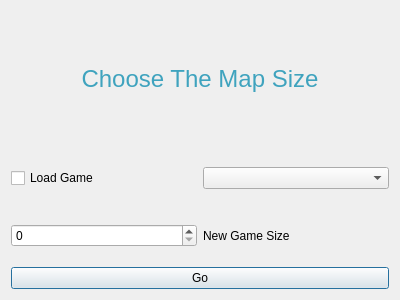
<?xml version="1.0" encoding="UTF-8"?>
<ui version="4.0">
 <class>Size</class>
 <widget class="QDialog" name="Size">
  <property name="geometry">
   <rect>
    <x>0</x>
    <y>0</y>
    <width>400</width>
    <height>300</height>
   </rect>
  </property>
  <property name="windowTitle">
   <string>Dialog</string>
  </property>
  <layout class="QVBoxLayout" name="verticalLayout_5">
   <item>
    <widget class="QLabel" name="label">
     <property name="text">
      <string>&lt;html&gt;&lt;head/&gt;&lt;body&gt;&lt;p align=&quot;center&quot;&gt;&lt;span style=&quot; font-size:18pt; color:#3fa3be;&quot;&gt;Choose The Map Size&lt;/span&gt;&lt;/p&gt;&lt;/body&gt;&lt;/html&gt;</string>
     </property>
    </widget>
   </item>
   <item>
    <layout class="QVBoxLayout" name="verticalLayout_4">
     <item>
      <layout class="QVBoxLayout" name="verticalLayout_3">
       <item>
        <layout class="QHBoxLayout" name="horizontalLayout"/>
       </item>
       <item>
        <layout class="QHBoxLayout" name="horizontalLayout_2">
         <item>
          <widget class="QCheckBox" name="checkBox">
           <property name="text">
            <string>Load Game</string>
           </property>
          </widget>
         </item>
         <item>
          <widget class="QComboBox" name="comboBox"/>
         </item>
        </layout>
       </item>
      </layout>
     </item>
     <item>
      <layout class="QHBoxLayout" name="horizontalLayout_3">
       <item>
        <widget class="QSpinBox" name="spinBox"/>
       </item>
       <item>
        <widget class="QLabel" name="label_7">
         <property name="text">
          <string>New Game Size</string>
         </property>
        </widget>
       </item>
      </layout>
     </item>
     <item>
      <widget class="QPushButton" name="pushButton">
       <property name="text">
        <string>Go</string>
       </property>
      </widget>
     </item>
    </layout>
   </item>
  </layout>
 </widget>
 <resources/>
 <connections/>
</ui>
